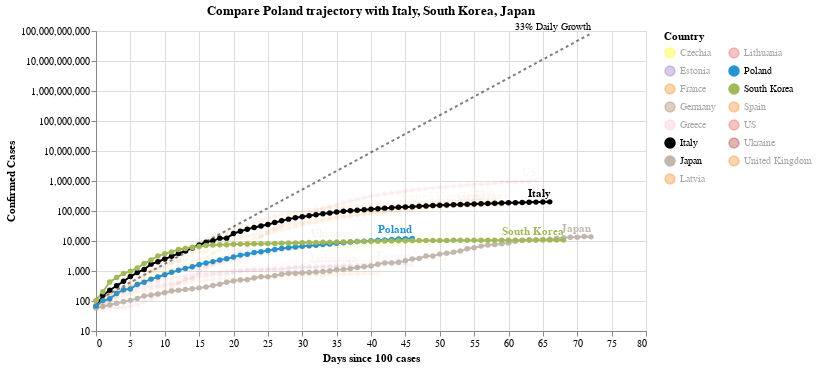

Here is the notebook cell this chart was saved with:
### Code cell
#hide_input
chart3 = make_since_chart(['Poland'])
chart3

### Figure 1 — Vega-Lite specification as saved in the notebook (floating-point values rounded to 4 significant figures; data arrays with more than 128 entries replaced by an {"elided": "..."} marker saying what was removed)
{"config": {"view": {"continuousWidth": 400, "continuousHeight": 300}}, "layer": [{"mark": {"type": "line", "color": "black", "opacity": 0.5, "strokeDash": [3, 3]}, "encoding": {"x": {"type": "quantitative", "field": "Days since 100 cases"}, "y": {"type": "quantitative", "field": "Confirmed Cases"}}}, {"mark": {"type": "text", "align": "right", "dy": -6, "fontSize": 10, "text": "33% Daily Growth"}, "encoding": {"x": {"type": "quantitative", "field": "Days since 100 cases"}, "y": {"type": "quantitative", "field": "Confirmed Cases"}}, "transform": [{"filter": "(datum['Days since 100 cases'] >= 72)"}]}, {"data": {"name": "data-ff80dffc156eabe901ca56bd4eecd420"}, "mark": {"type": "line", "point": true}, "encoding": {"color": {"type": "nominal", "field": "Country", "legend": {"columns": 2}, "scale": {"domain": ["Czechia", "Estonia", "France", "Germany", "Greece", "Italy", "Japan", "Latvia", "Lithuania", "Poland", "South Korea", "Spain", "US", "Ukraine", "United Kingdom"], "range": ["yellow", "#9467bd", "#F58518", "#9D755D", "pink", "black", "#C1B7AD", "#F58518", "#E45756", "#2495D3", "#A1BA59", "#F58518", "#E45756", "brown", "#F58518"]}}, "opacity": {"condition": {"value": 1, "selection": "selector006"}, "value": 0.05}, "tooltip": [{"type": "nominal", "field": "Country"}, {"type": "temporal", "field": "Date"}, {"type": "quantitative", "field": "Confirmed Cases"}, {"type": "quantitative", "field": "Days since 100 cases"}], "x": {"type": "quantitative", "field": "Days since 100 cases"}, "y": {"type": "quantitative", "field": "Confirmed Cases", "scale": {"type": "log"}}}, "selection": {"selector006": {"type": "multi", "fields": ["Country"], "bind": "legend", "init": [{"Country": "Poland"}, {"Country": "Italy"}, {"Country": "South Korea"}, {"Country": "Japan"}]}}, "width": 550}, {"data": {"name": "data-ff80dffc156eabe901ca56bd4eecd420"}, "mark": {"type": "text", "align": "right", "dy": -8, "fontWeight": "bold"}, "encoding": {"color": {"type": "nominal", "field": "Country", "legend": {"columns": 2}, "scale": {"domain": ["Czechia", "Estonia", "France", "Germany", "Greece", "Italy", "Japan", "Latvia", "Lithuania", "Poland", "South Korea", "Spain", "US", "Ukraine", "United Kingdom"], "range": ["yellow", "#9467bd", "#F58518", "#9D755D", "pink", "black", "#C1B7AD", "#F58518", "#E45756", "#2495D3", "#A1BA59", "#F58518", "#E45756", "brown", "#F58518"]}}, "opacity": {"condition": {"value": 1, "selection": "selector006"}, "value": 0.05}, "text": {"type": "nominal", "field": "Country"}, "tooltip": [{"type": "nominal", "field": "Country"}, {"type": "temporal", "field": "Date"}, {"type": "quantitative", "field": "Confirmed Cases"}, {"type": "quantitative", "field": "Days since 100 cases"}], "x": {"type": "quantitative", "field": "Days since 100 cases"}, "y": {"type": "quantitative", "field": "Confirmed Cases", "scale": {"type": "log"}}}, "transform": [{"filter": "(datum['Date'] >= 1588032000000)"}], "width": 550}], "data": {"name": "data-6bcd14cede4addfa82cd7a00968bc3db"}, "title": "Compare Poland trajectory with Italy, South Korea, Japan", "$schema": "https://vega.github.io/schema/vega-lite/v4.0.2.json", "datasets": {"data-6bcd14cede4addfa82cd7a00968bc3db": [{"Days since 100 cases": 0, "Confirmed Cases": 100.0}, {"Days since 100 cases": 1, "Confirmed Cases": 133.0}, {"Days since 100 cases": 2, "Confirmed Cases": 176.9}, {"Days since 100 cases": 3, "Confirmed Cases": 235.3}, {"Days since 100 cases": 4, "Confirmed Cases": 312.9}, {"Days since 100 cases": 5, "Confirmed Cases": 416.2}, {"Days since 100 cases": 6, "Confirmed Cases": 553.5}, {"Days since 100 cases": 7, "Confirmed Cases": 736.1}, {"Days since 100 cases": 8, "Confirmed Cases": 979.1}, {"Days since 100 cases": 9, "Confirmed Cases": 1302.0}, {"Days since 100 cases": 10, "Confirmed Cases": 1732.0}, {"Days since 100 cases": 11, "Confirmed Cases": 2303.0}, {"Days since 100 cases": 12, "Confirmed Cases": 3064.0}, {"Days since 100 cases": 13, "Confirmed Cases": 4074.0}, {"Days since 100 cases": 14, "Confirmed Cases": 5419.0}, {"Days since 100 cases": 15, "Confirmed Cases": 7207.0}, {"Days since 100 cases": 16, "Confirmed Cases": 9586.0}, {"Days since 100 cases": 17, "Confirmed Cases": 12750.0}, {"Days since 100 cases": 18, "Confirmed Cases": 16960.0}, {"Days since 100 cases": 19, "Confirmed Cases": 22550.0}, {"Days since 100 cases": 20, "Confirmed Cases": 29990.0}, {"Days since 100 cases": 21, "Confirmed Cases": 39890.0}, {"Days since 100 cases": 22, "Confirmed Cases": 53060.0}, {"Days since 100 cases": 23, "Confirmed Cases": 70560.0}, {"Days since 100 cases": 24, "Confirmed Cases": 93850.0}, {"Days since 100 cases": 25, "Confirmed Cases": 124800.0}, {"Days since 100 cases": 26, "Confirmed Cases": 166000.0}, {"Days since 100 cases": 27, "Confirmed Cases": 220800.0}, {"Days since 100 cases": 28, "Confirmed Cases": 293700.0}, {"Days since 100 cases": 29, "Confirmed Cases": 390600.0}, {"Days since 100 cases": 30, "Confirmed Cases": 519500.0}, {"Days since 100 cases": 31, "Confirmed Cases": 690900.0}, {"Days since 100 cases": 32, "Confirmed Cases": 918900.0}, {"Days since 100 cases": 33, "Confirmed Cases": 1222000.0}, {"Days since 100 cases": 34, "Confirmed Cases": 1625000.0}, {"Days since 100 cases": 35, "Confirmed Cases": 2162000.0}, {"Days since 100 cases": 36, "Confirmed Cases": 2875000.0}, {"Days since 100 cases": 37, "Confirmed Cases": 3824000.0}, {"Days since 100 cases": 38, "Confirmed Cases": 5086000.0}, {"Days since 100 cases": 39, "Confirmed Cases": 6764000.0}, {"Days since 100 cases": 40, "Confirmed Cases": 8996000.0}, {"Days since 100 cases": 41, "Confirmed Cases": 11970000.0}, {"Days since 100 cases": 42, "Confirmed Cases": 15910000.0}, {"Days since 100 cases": 43, "Confirmed Cases": 21170000.0}, {"Days since 100 cases": 44, "Confirmed Cases": 28150000.0}, {"Days since 100 cases": 45, "Confirmed Cases": 37440000.0}, {"Days since 100 cases": 46, "Confirmed Cases": 49790000.0}, {"Days since 100 cases": 47, "Confirmed Cases": 66230000.0}, {"Days since 100 cases": 48, "Confirmed Cases": 88080000.0}, {"Days since 100 cases": 49, "Confirmed Cases": 117100000.0}, {"Days since 100 cases": 50, "Confirmed Cases": 155800000.0}, {"Days since 100 cases": 51, "Confirmed Cases": 207200000.0}, {"Days since 100 cases": 52, "Confirmed Cases": 275600000.0}, {"Days since 100 cases": 53, "Confirmed Cases": 366600000.0}, {"Days since 100 cases": 54, "Confirmed Cases": 487500000.0}, {"Days since 100 cases": 55, "Confirmed Cases": 648400000.0}, {"Days since 100 cases": 56, "Confirmed Cases": 862400000.0}, {"Days since 100 cases": 57, "Confirmed Cases": 1147000000.0}, {"Days since 100 cases": 58, "Confirmed Cases": 1525000000.0}, {"Days since 100 cases": 59, "Confirmed Cases": 2029000000.0}, {"Days since 100 cases": 60, "Confirmed Cases": 2698000000.0}, {"Days since 100 cases": 61, "Confirmed Cases": 3589000000.0}, {"Days since 100 cases": 62, "Confirmed Cases": 4773000000.0}, {"Days since 100 cases": 63, "Confirmed Cases": 6348000000.0}, {"Days since 100 cases": 64, "Confirmed Cases": 8443000000.0}, {"Days since 100 cases": 65, "Confirmed Cases": 11230000000.0}, {"Days since 100 cases": 66, "Confirmed Cases": 14940000000.0}, {"Days since 100 cases": 67, "Confirmed Cases": 19860000000.0}, {"Days since 100 cases": 68, "Confirmed Cases": 26420000000.0}, {"Days since 100 cases": 69, "Confirmed Cases": 35140000000.0}, {"Days since 100 cases": 70, "Confirmed Cases": 46730000000.0}, {"Days since 100 cases": 71, "Confirmed Cases": 62150000000.0}, {"Days since 100 cases": 72, "Confirmed Cases": 82660000000.0}], "data-ff80dffc156eabe901ca56bd4eecd420": {"elided": "825 records"}}}
